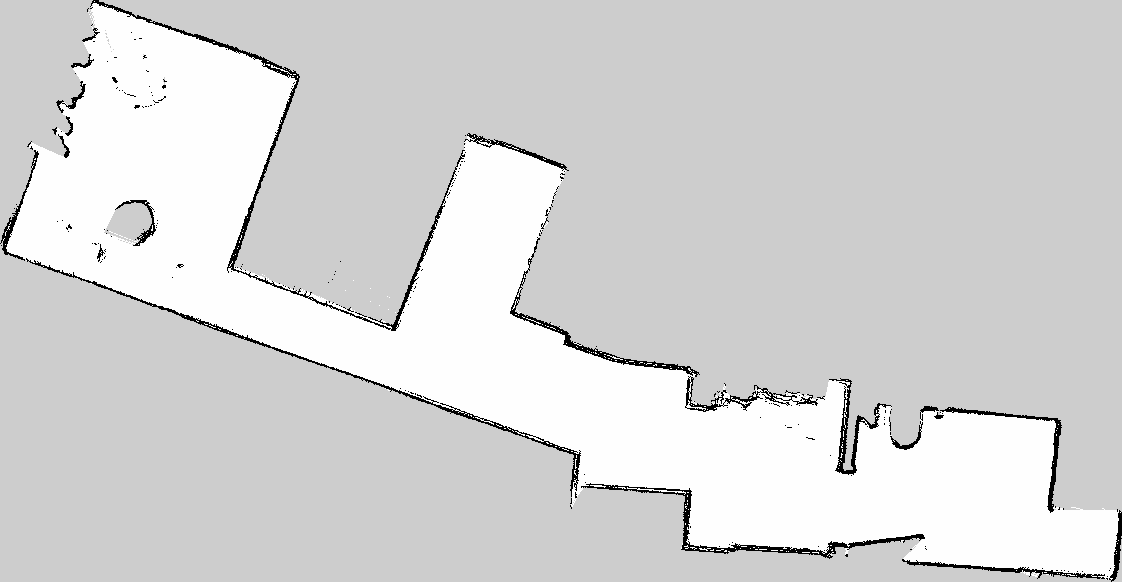
#> input picture room3.pgm, 1122 x 582 px
$ jupyter execute Visualisation_of_functions.ipynb
#> lines starting #> are read from the running program, lines starting #| are printed output that depends on the picture; after the words box and inside, x2 and y2 are one past the last pixel; in counts of white or black regions, pixels touching at a corner belong together
#> further down, room_img is the input picture: shape (582, 1122, 3); min 0, max 254, mean 213.4
### utils.py
#### Importing Libraries ###
import cv2
import numpy as np
import matplotlib.pyplot as plt
import math


def noise_reduction(img):
    blurred = cv2.medianBlur(img, 3)  ## Removal of Salt and pepper noise
    # _, binary = cv2.threshold(blurred, 127, 255, cv2.THRESH_BINARY)  # Create binary image.
    # kernel = np.ones((2, 2), np.uint8)  # Define the structuring element
    # closed = cv2.morphologyEx(binary, cv2.MORPH_CLOSE, kernel, iterations=2) # Apply Closing
    kernel = np.ones((2, 2), np.uint8)
    eroded = cv2.morphologyEx(blurred, cv2.MORPH_ERODE, kernel, iterations=2)  # Apply erosion
    return eroded


def line_detection(img):
    high_thresh, thresh_im = cv2.threshold(cv2.cvtColor(img, cv2.COLOR_BGR2GRAY), 0, 255,
                                           cv2.THRESH_BINARY + cv2.THRESH_OTSU)
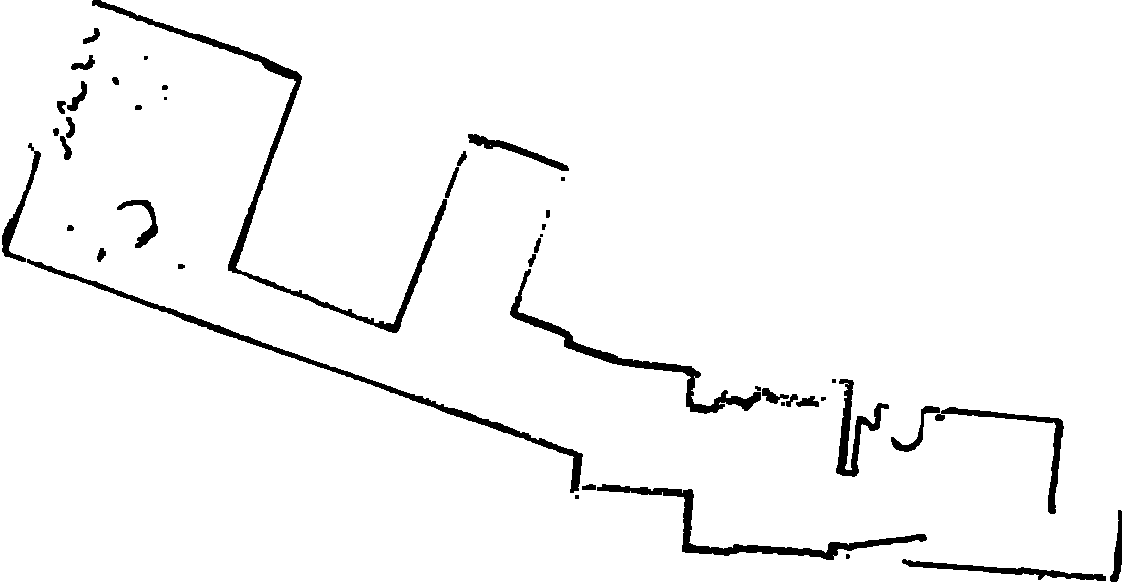
#> thresh_im: shape (582, 1122); 96.5% white; 45 black regions (9 under 20 px), largest, box (x1, y1, x2, y2) and area: (92, 0, 447, 333) 4458, (27, 259, 583, 493) 3543, (597, 484, 927, 560) 2846
#> high_thresh = 0
    lowThresh = 0.5 * high_thresh
#> lowThresh = 0
    ## 1. Canny Edge Detector
    edges = cv2.Canny(img, lowThresh, high_thresh)
#> edges: shape (582, 1122); 1.2% white in thin lines or dots
    kernel = np.ones((2, 2), np.uint8)
    ## 2. Dilating the edges
    morph = cv2.morphologyEx(edges, cv2.MORPH_DILATE, kernel)  ## Dilate the edges
#> morph: shape (582, 1122); 2.7% white in thin lines or dots
    # 3. Hough Transform with Adjusted Parameters
    gray = cv2.cvtColor(img, cv2.COLOR_BGR2GRAY)
    lines = cv2.HoughLinesP(morph, 1, np.pi / 180, 30, minLineLength=20, maxLineGap=15)  # Adjusted parameters
#> lines = 223 rows, first 6: [1, 249, 86, 280], [181, 320, 583, 458], [261, 343, 583, 454], [213, 325, 583, 453], [602, 361, 701, 375], [907, 566, 1118, 581]
    # 4. Line Filtering (More Reasonable Length)
    filtered_lines = []
    if lines is not None:
        for line in lines:
            x1, y1, x2, y2 = line[0]
            length = np.sqrt((x2 - x1) ** 2 + (y2 - y1) ** 2)
            if length > 10:  # More reasonable length threshold
                filtered_lines.append(line[0])
#> this loop made 223 passes
#> (x1, y1, x2, y2, length) on passes 1 to 3: (1, 249, 86, 280, 90.48), (181, 320, 583, 458, 425), (261, 343, 583, 454, 340.6)
#> after the loop, filtered_lines = 223 items, first 6: [1, 249, 86, 280], [181, 320, 583, 458], [261, 343, 583, 454], [213, 325, 583, 453], [602, 361, 701, 375], [907, 566, 1118, 581]

    # 5 Create Floor Plan Image
    floor_plan = np.zeros_like(gray)
    if filtered_lines:
        for line in filtered_lines:
            x1, y1, x2, y2 = line
            cv2.line(floor_plan, (x1, y1), (x2, y2), 255, 2)
#> this loop made 223 passes
#> floor_plan: shape (582, 1122); 4.8% white; 3 white regions, box (x1, y1, x2, y2) and area: (226, 68, 1121, 582) 17125, (0, 0, 929, 561) 13589, (95, 198, 160, 262) 869
    return floor_plan


def morph_operation_to_get_line(img):
    # Morphological Operations
    kernel = np.ones((3, 3), np.uint8)
    morph = cv2.morphologyEx(img, cv2.MORPH_DILATE, kernel)
#> morph: shape (582, 1122); 7% white; 2 white regions, box (x1, y1, x2, y2) and area: (0, 0, 1122, 582) 44532, (94, 197, 161, 263) 1397
    # morph2 = cv2.morphologyEx(morph, cv2.MORPH_OPEN, kernel,iterations=2)

    return morph


# [46 lines of commented-out code are left out]

def refine_boundary(img, area_min):
    ###area_min: Minimum area for contour detection##
    contours, hierarchy = cv2.findContours(img, cv2.RETR_EXTERNAL, cv2.CHAIN_APPROX_NONE)
    refined_img = np.zeros_like(img)
    for contour in contours:
        # Check if the contour is closed (area > 0)
        if cv2.contourArea(contour) > area_min:
            # Approximate the contour with a polygon
            epsilon = 0.0005 * cv2.arcLength(contour, True)  # Adjust epsilon for accuracy
            approx = cv2.approxPolyDP(contour, epsilon, True)
            cv2.drawContours(refined_img, [approx], 0, 255, thickness=2)

    return refined_img
    # Create a blank image to draw the refined boundaries

### Visualisation_of_functions.ipynb
[cell 1]
import cv2
import numpy as np
import matplotlib.pyplot as plt
from utils import noise_reduction,line_detection,morph_operation_to_get_line,refine_boundary

[cell 2]
room_img= cv2.imread("room3.pgm")
noise_reduced_img=noise_reduction(room_img)

[cell 3]
plt.figure(figsize=(10, 5))  # Adjust figure size if needed
plt.subplot(1,2, 1)  # 1 row, 2 columns, first subplot
plt.imshow(room_img)
plt.axis('off')
plt.title("Orignal image")

plt.subplot(1,2, 2)  # 1 row, 2 columns, second subplot
plt.imshow(noise_reduced_img)
plt.axis('off')
plt.title("noise_reduced_img")

[cell 4]
line_Detection=line_detection(noise_reduced_img)
kernel = np.ones((3, 3), np.uint8)
morphed_img=morph_operation_to_get_line(line_Detection)

[cell 5]
plt.figure(figsize=(10, 5))  # Adjust figure size if needed
plt.subplot(1,2, 1)  # 1 row, 2 columns, first subplot
plt.imshow(line_Detection)
plt.axis('off')
plt.title("line_Detection")


plt.subplot(1,2, 2)  # 1 row, 2 columns, second subplot
plt.imshow(morphed_img)
plt.axis('off')
plt.title("Morphed")

[cell 6]
# contour=contouring(morphed_img,morphed_img)
refined_boundary=refine_boundary(morphed_img,10000)
#> the loop in refine_boundary, `for contour in contours:` made 2 passes
#> after the loop in refine_boundary, `for contour in contours:`: refined_img: shape (582, 1122); 3.2% white; 1 white region, box (x1, y1, x2, y2) and area: (0, 0, 1122, 582) 20990

[cell 7]
plt.figure(figsize=(10, 5))  # Adjust figure size if needed
# plt.subplot(1,2, 1)  # 1 row, 2 columns, first subplot
# plt.imshow(contour)
# plt.axis('off')
# plt.title("Contour")

plt.subplot(1,2, 1)  # 1 row, 2 columns, second subplot
plt.imshow(refined_boundary)
plt.axis('off')
plt.title("refined_boundary")

[cell 8]
### Getting Boundary ##
def boundary(room_img,area_min,saved_file):
#> called with room_img = 'room1.pgm', area_min = 20000, saved_file = 'Room1_wall.png'
    room_img = cv2.imread(room_img)
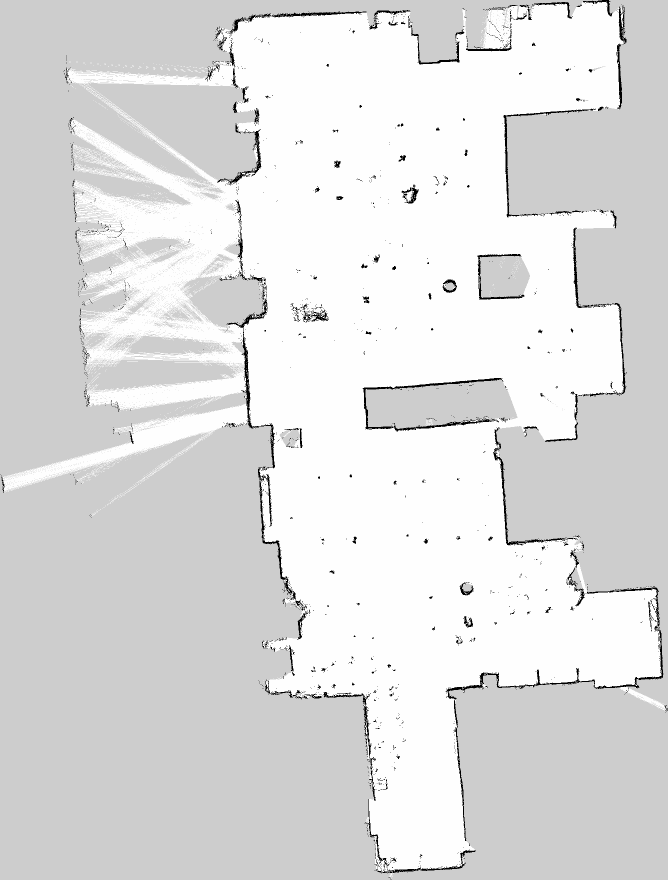
#> input picture room1.pgm, 1335 x 1760 px (shown at 1/2 size)
#> room_img is the input picture: shape (1760, 1335, 3); min 0, max 254, mean 222.3
    noise_reduced_img = noise_reduction(room_img)
    line_Detection = line_detection(noise_reduced_img)
#> in line_detection (call 2), `high_thresh, thresh_im = cv2.threshold(cv2.cvtColor(img, cv2.COLOR_BGR..`:
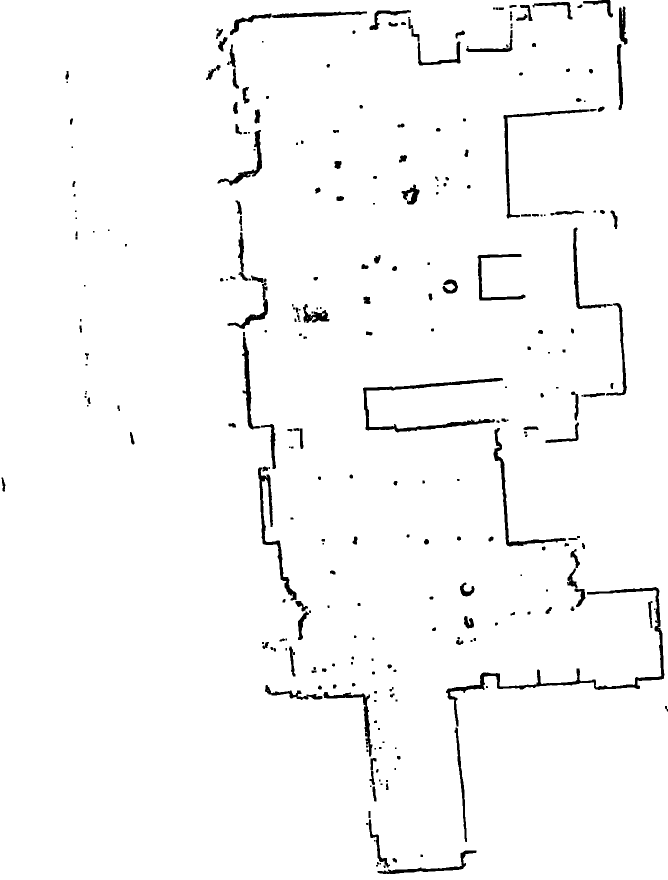
#> thresh_im: shape (1760, 1335) (shown at 1/2 size); 97.5% white; 294 black regions (81 under 20 px), largest, box (x1, y1, x2, y2) and area: (892, 1174, 1329, 1453) 5702, (726, 756, 1006, 865) 3984, (516, 935, 593, 1201) 2722
#> in line_detection (call 2), `edges = cv2.Canny(img, lowThresh, high_thresh)`: edges: shape (1760, 1335); 1.4% white in thin lines or dots
#> in line_detection (call 2), `morph = cv2.morphologyEx(edges, cv2.MORPH_DILATE, kernel)`:
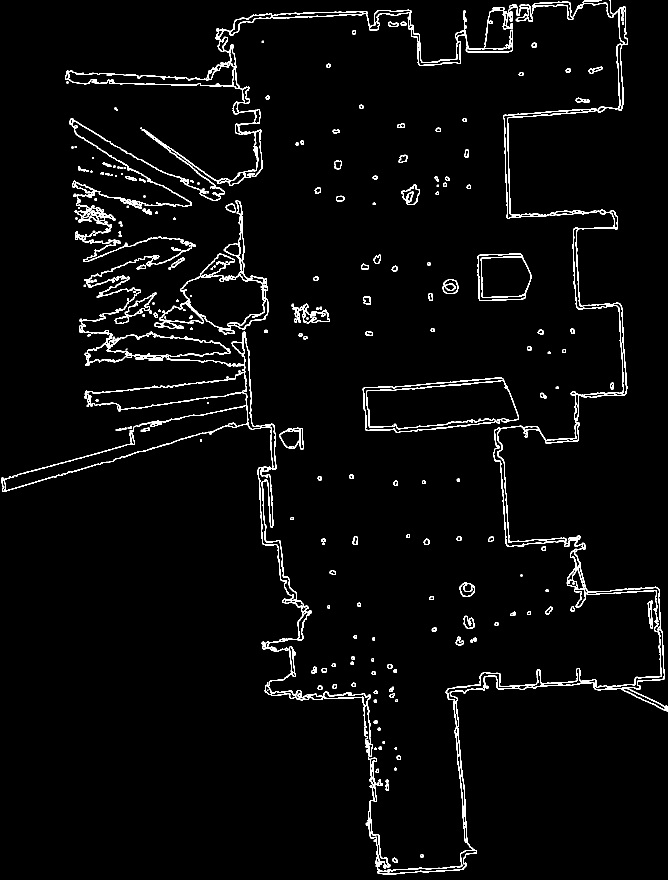
#> morph: shape (1760, 1335) (shown at 1/2 size); 3.1% white in thin lines or dots
#> the loop in line_detection (call 2), `for line in lines:` made 1726 passes
#> line on passes 1 to 3: [[471, 39, 666, 32]], [[5, 983, 265, 908]], [[993, 1374, 1192, 1360]]
#> the loop in line_detection (call 2), `for line in filtered_lines:` made 1726 passes
#> after the loop in line_detection (call 2), `for line in filtered_lines:`: floor_plan: shape (1760, 1335); 6% white; 28 white regions, largest, box (x1, y1, x2, y2) and area: (1, 399, 764, 1605) 48356, (734, 11, 1335, 1750) 37810, (131, 19, 831, 403) 17264
    morphed_img = morph_operation_to_get_line(line_Detection)
#> in morph_operation_to_get_line (call 2), `morph = cv2.morphologyEx(img, cv2.MORPH_DILATE, kernel)`: morph: shape (1760, 1335); 8.2% white; 22 white regions, largest, box (x1, y1, x2, y2) and area: (0, 398, 765, 1606) 65959, (723, 10, 1335, 1751) 58928, (130, 0, 1224, 408) 39947
    refined_boundary = refine_boundary(morphed_img,area_min)
#> the loop in refine_boundary (call 2), `for contour in contours:` made 22 passes
#> after the loop in refine_boundary (call 2), `for contour in contours:`: refined_img: shape (1760, 1335); 2.8% white; 3 white regions, box (x1, y1, x2, y2) and area: (722, 9, 1335, 1751) 28078, (0, 397, 766, 1607) 21356, (130, 0, 1225, 408) 17236
    cv2.imwrite(saved_file,refined_boundary)
    print("Saved file")
    return refined_boundary
if __name__ == "__main__":
    room1_path = 'room1.pgm'  # Replace with your image path
    boundary(room1_path,20000,"Room1_wall.png")
    room2_path = 'room2.pgm'  # Replace with your image path
    boundary(room2_path,1000,"Room2_wall.png")
#> call 2 of boundary, with room_img = 'room2.pgm', area_min = 1000, saved_file = 'Room2_wall.png'
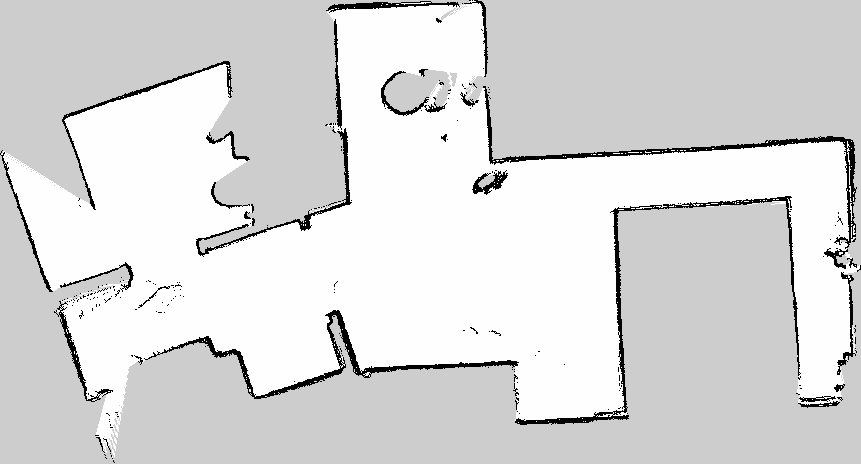
#> input picture room2.pgm, 861 x 464 px
#> in boundary, room_img is the input picture: shape (464, 861, 3); min 0, max 254, mean 218
#> in line_detection (call 3), `high_thresh, thresh_im = cv2.threshold(cv2.cvtColor(img, cv2.COLOR_BGR..`: thresh_im: shape (464, 861); 94.1% white; 48 black regions (9 under 20 px), largest, box (x1, y1, x2, y2) and area: (484, 86, 858, 271) 4194, (163, 310, 520, 401) 3652, (515, 207, 642, 427) 2268
#> in line_detection (call 3), `edges = cv2.Canny(img, lowThresh, high_thresh)`: edges: shape (464, 861); 2.2% white in thin lines or dots
#> in line_detection (call 3), `morph = cv2.morphologyEx(edges, cv2.MORPH_DILATE, kernel)`:
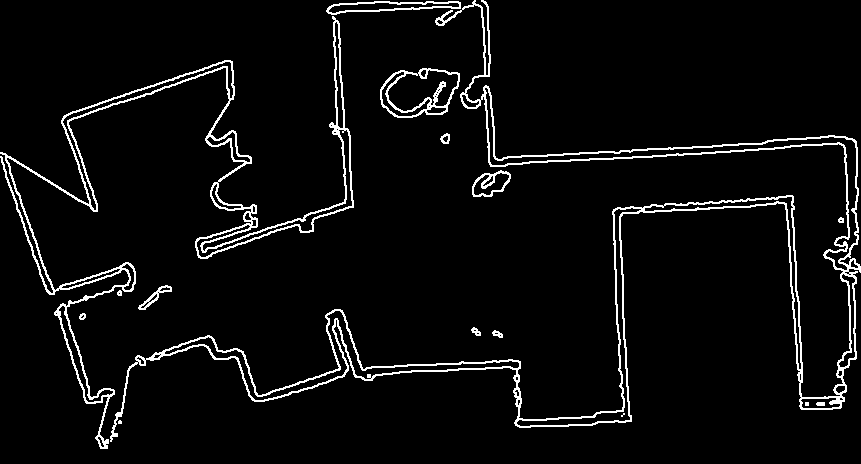
#> morph: shape (464, 861); 4.7% white in thin lines or dots
#> the loop in line_detection (call 3), `for line in lines:` made 265 passes
#> line on passes 1 to 3: [[606, 159, 856, 142]], [[301, 221, 353, 206]], [[490, 166, 571, 159]]
#> the loop in line_detection (call 3), `for line in filtered_lines:` made 265 passes
#> after the loop in line_detection (call 3), `for line in filtered_lines:`:
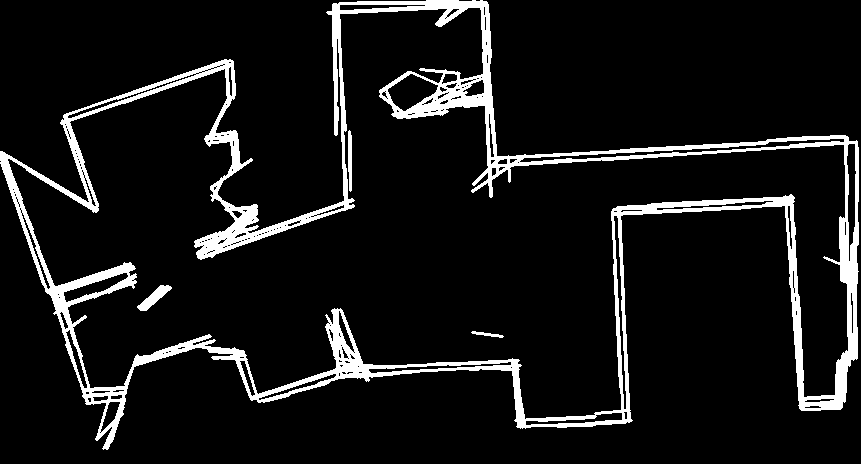
#> floor_plan: shape (464, 861); 8.7% white; 4 white regions, box (x1, y1, x2, y2) and area: (0, 0, 859, 450) 34130, (137, 285, 172, 311) 342, (348, 130, 352, 192) 219, (471, 331, 504, 338) 95
#> in morph_operation_to_get_line (call 3), `morph = cv2.morphologyEx(img, cv2.MORPH_DILATE, kernel)`: morph: shape (464, 861); 12.5% white; 3 white regions, box (x1, y1, x2, y2) and area: (0, 0, 860, 451) 49167, (136, 284, 173, 312) 470, (470, 330, 505, 339) 179
#> call 3 of refine_boundary, with area_min = 1000
#> the loop in refine_boundary (call 3), `for contour in contours:` made 1 pass
#> after the loop in refine_boundary (call 3), `for contour in contours:`:
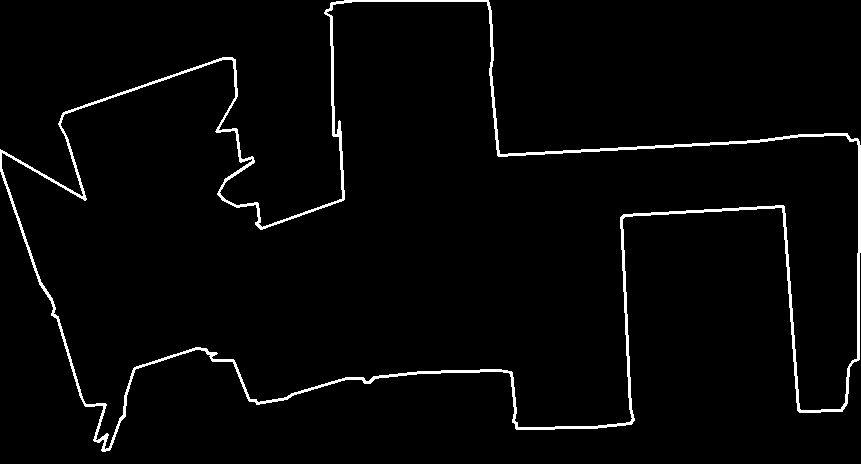
#> refined_img: shape (464, 861); 2.6% white; 1 white region, box (x1, y1, x2, y2) and area: (0, 0, 861, 452) 10282
    room3_path = 'room3.pgm'  # Replace with your image path
    boundary(room3_path,1000,"Room3_wall.png")
#> call 4 of refine_boundary, with area_min = 1000
#> the loop in refine_boundary (call 4), `for contour in contours:` made 2 passes
#> after the loop in refine_boundary (call 4), `for contour in contours:`:
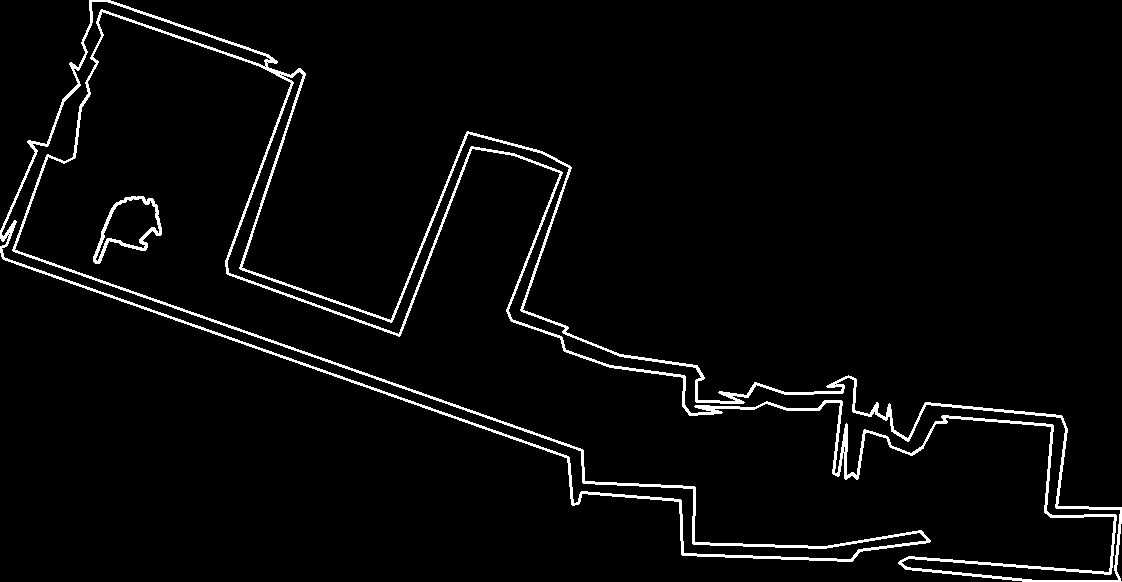
#> refined_img: shape (582, 1122); 3.3% white; 2 white regions, box (x1, y1, x2, y2) and area: (0, 0, 1122, 582) 20990, (93, 196, 162, 264) 870
